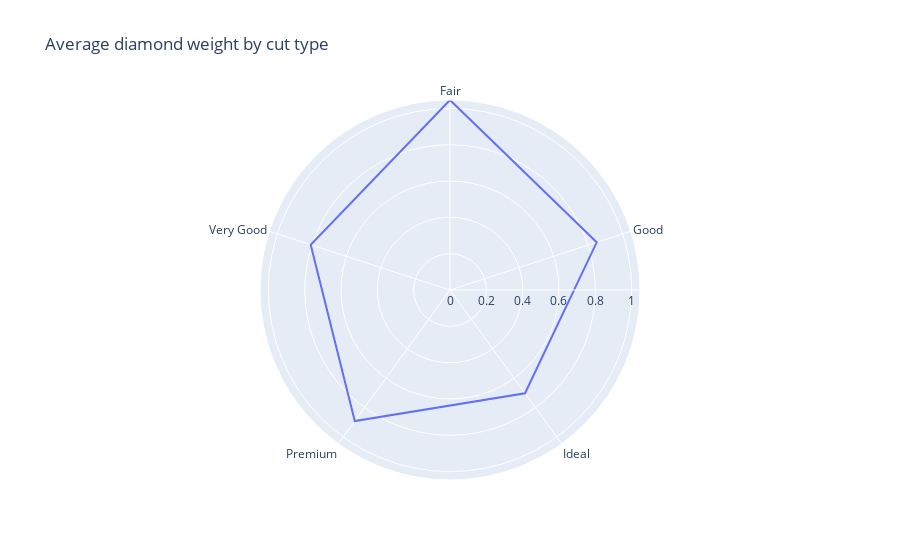

Notebook cell for this chart:
### Code cell
# 7_Radar chart: compare average weight for different type cuts

import plotly.express as px

df1 = diamonds.groupby('cut')['carat'].mean().to_frame()
df1.reset_index(inplace=True)
fig = px.line_polar(df1, r='carat', theta='cut', title='Average diamond weight by cut type', line_close=True)
figsize=(8,8)
plt.style.use('ggplot')
fig.show()

### Figure 1 — Plotly figure (JSON) as saved in the notebook; plotly's stock layout.template omitted (floating-point values rounded to 4 significant figures)
{"data": [{"hovertemplate": "carat=%{r}<br>cut=%{theta}<extra></extra>", "legendgroup": "", "line": {"color": "#636efa", "dash": "solid"}, "marker": {"symbol": "circle"}, "mode": "lines", "name": "", "r": [1.046, 0.8492, 0.7028, 0.8918, 0.8064, 1.046], "showlegend": false, "subplot": "polar", "theta": ["Fair", "Good", "Ideal", "Premium", "Very Good", "Fair"], "type": "scatterpolar"}], "layout": {"legend": {"tracegroupgap": 0}, "polar": {"angularaxis": {"direction": "clockwise", "rotation": 90}, "domain": {"x": [0, 1], "y": [0, 1]}}, "title": {"text": "Average diamond weight by cut type"}}}
